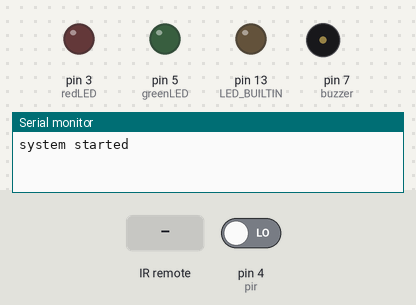
A sketch run on a simulated Arduino Uno, built with avr-gcc and run on an emulated ATmega328P. Shown: output pins drawn as LEDs (lit = HIGH), buzzer (waves = sounding, pin HIGH), the last lines printed to the serial monitor. The test bench sets the inputs (shaded band); at power-on: pin 4 (pir) LOW.

Above: at 1.2 s.
1.3 s: infrared code 0xFFE01F received
At 2.5 s:
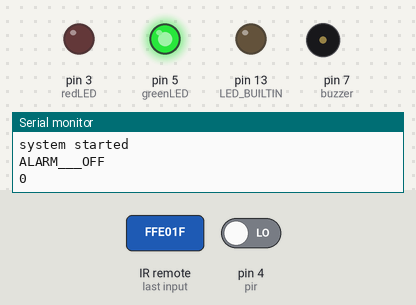
2.8 s: infrared code 0xFFA857 received
At 4.1 s:
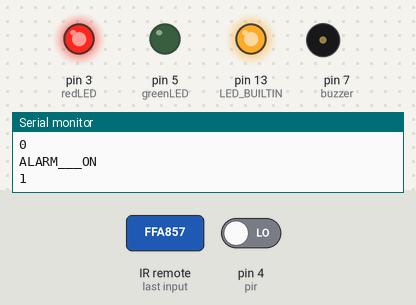
4.8 s: infrared code 0xFFE01F received
At 5.2 s:
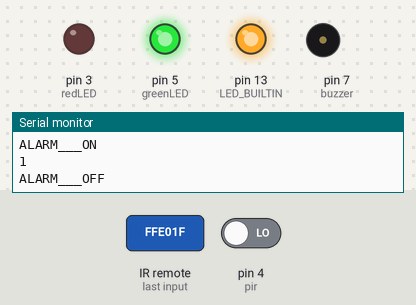
Timing chart, 0 to 7.8 s (numbered marks = the images above; inputs shaded):
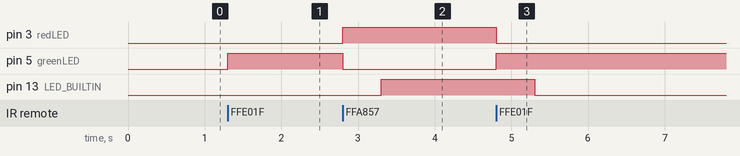

The sketch:

alarm_system.ino
```cpp
#include "IRremote.h"

#define receiver 2 // Signal Pin of IR receiver to Arduino Digital Pin 2
#define redLED 3
#define greenLED 5
#define pir 4
#define buzzer 7

int pirValue;
bool alarmStatus = false;

/*-----( Declare objects )-----*/
IRrecv irrecv(receiver);     // create instance of 'irrecv'
decode_results results;      // create instance of 'decode_results'

/*-----( Function )-----*/
void translateIR() // takes action based on IR code received


{

  switch (results.value)

  {
    case 0xFFE01F:
      Serial.println("ALARM___OFF");
      digitalWrite(greenLED, HIGH);
      digitalWrite(redLED, LOW);
      alarmStatus = false;
      break;

    case 0xFFA857:
      Serial.println("ALARM___ON");
      digitalWrite(redLED, HIGH);
      digitalWrite(greenLED, LOW);
      alarmStatus = true;
      break;


    default:
      Serial.println(" other   ");

  }

  delay(500); // Do not get immediate repeat


} //END translateIR

void Alarm()
{

  if (alarmStatus == true)
  {

    digitalWrite(LED_BUILTIN, HIGH);


    int i;
    pirValue = digitalRead(pir);

    i ++;
    if  (i <= 1)
    {
      digitalWrite(buzzer, pirValue);
      delay(10);
      digitalWrite(buzzer, LOW);
    }
  }

  else {

    digitalWrite(LED_BUILTIN, LOW);
  }

}


void setup()
{
  Serial.begin(9600);
  Serial.println("system started");
  irrecv.enableIRIn();

  pinMode(pir, INPUT);

  pinMode(LED_BUILTIN, OUTPUT);
  pinMode(redLED, OUTPUT);
  pinMode(greenLED, OUTPUT);
  pinMode(buzzer, OUTPUT);
}


void loop()
{
  if (irrecv.decode(&results)) // IR signal received

  {
    translateIR();
    Serial.println(alarmStatus);
    irrecv.resume(); // receive the next value
  }

  Alarm();
}
```

Measured:
- after the input at 1.3 s, pin 5 (greenLED): LOW → HIGH at once
- after the input at 2.8 s, pin 3 (redLED): LOW → HIGH at once; pin 5 (greenLED): HIGH → LOW at once; pin 13 (LED_BUILTIN): LOW → HIGH after 0.50 s
- after the input at 4.8 s, pin 3 (redLED): HIGH → LOW at once; pin 5 (greenLED): LOW → HIGH at once; pin 13 (LED_BUILTIN): HIGH → LOW after 0.50 s
